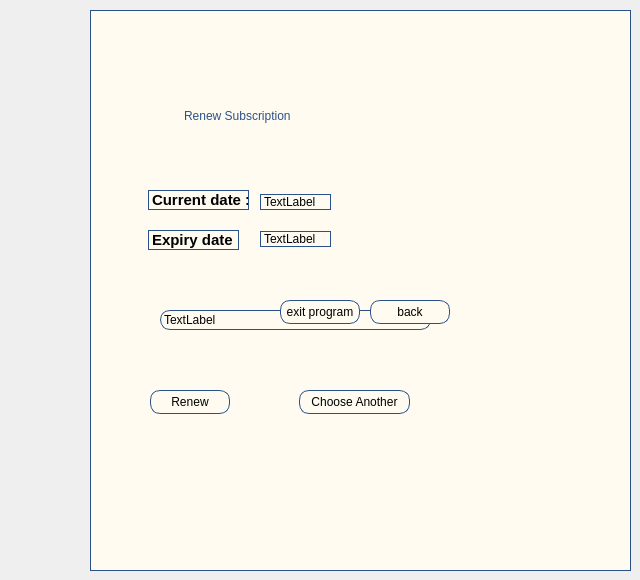
    <widget class="QWidget" name="renew_page_2">
     <widget class="QWidget" name="widget_25" native="true">
      <property name="geometry">
       <rect>
        <x>90</x>
        <y>10</y>
        <width>541</width>
        <height>561</height>
       </rect>
      </property>
      <property name="styleSheet">
       <string notr="true">border:1px solid  rgb(43, 82, 136);


background-color: rgb(255, 251, 240);</string>
      </property>
      <widget class="QLabel" name="label_39">
       <property name="geometry">
        <rect>
         <x>90</x>
         <y>50</y>
         <width>361</width>
         <height>111</height>
        </rect>
       </property>
       <property name="styleSheet">
        <string notr="true">color: rgb(43, 82, 136);
border-color: rgb(255, 251, 240);
font: 700 30pt &quot;Times New Roman&quot;;</string>
       </property>
       <property name="text">
        <string>Renew Subscription</string>
       </property>
      </widget>
      <widget class="QLabel" name="cur_date_lb">
       <property name="geometry">
        <rect>
         <x>58</x>
         <y>180</y>
         <width>101</width>
         <height>20</height>
        </rect>
       </property>
       <property name="text">
        <string>&lt;html&gt;&lt;head/&gt;&lt;body&gt;&lt;p&gt;&lt;span style=&quot; font-size:11pt; font-weight:700;&quot;&gt;Current date :&lt;/span&gt;&lt;/p&gt;&lt;/body&gt;&lt;/html&gt;</string>
       </property>
      </widget>
      <widget class="QLabel" name="exp_date_lb">
       <property name="geometry">
        <rect>
         <x>58</x>
         <y>220</y>
         <width>91</width>
         <height>20</height>
        </rect>
       </property>
       <property name="text">
        <string>&lt;html&gt;&lt;head/&gt;&lt;body&gt;&lt;p&gt;&lt;span style=&quot; font-size:11pt; font-weight:700;&quot;&gt;Expiry date :&lt;/span&gt;&lt;/p&gt;&lt;/body&gt;&lt;/html&gt;</string>
       </property>
      </widget>
      <widget class="QLabel" name="cur_date">
       <property name="geometry">
        <rect>
         <x>170</x>
         <y>184</y>
         <width>71</width>
         <height>16</height>
        </rect>
       </property>
       <property name="styleSheet">
        <string notr="true">border-radius:10px;
font: 10pt &quot;Segoe UI&quot;;
border:1px solid  rgb(43, 82, 136);
</string>
       </property>
       <property name="text">
        <string>TextLabel</string>
       </property>
      </widget>
      <widget class="QLabel" name="exp_date">
       <property name="geometry">
        <rect>
         <x>170</x>
         <y>221</y>
         <width>71</width>
         <height>16</height>
        </rect>
       </property>
       <property name="styleSheet">
        <string notr="true">border-radius:10px;
font: 10pt &quot;Segoe UI&quot;;
border:1px solid  rgb(43, 82, 136);
</string>
       </property>
       <property name="text">
        <string>TextLabel</string>
       </property>
      </widget>
      <widget class="QPushButton" name="renew_button">
       <property name="geometry">
        <rect>
         <x>60</x>
         <y>380</y>
         <width>80</width>
         <height>24</height>
        </rect>
       </property>
       <property name="styleSheet">
        <string notr="true">border-radius:10px;
font: 10pt &quot;Segoe UI&quot;;
border:1px solid  rgb(43, 82, 136);
</string>
       </property>
       <property name="text">
        <string>Renew</string>
       </property>
      </widget>
      <widget class="QPushButton" name="change_sub">
       <property name="geometry">
        <rect>
         <x>209</x>
         <y>380</y>
         <width>111</width>
         <height>24</height>
        </rect>
       </property>
       <property name="styleSheet">
        <string notr="true">border-radius:10px;
font: 10pt &quot;Segoe UI&quot;;
border:1px solid  rgb(43, 82, 136);
</string>
       </property>
       <property name="text">
        <string>Choose Another</string>
       </property>
      </widget>
      <widget class="QLabel" name="sub_status">
       <property name="geometry">
        <rect>
         <x>70</x>
         <y>300</y>
         <width>271</width>
         <height>20</height>
        </rect>
       </property>
       <property name="styleSheet">
        <string notr="true">border-radius:10px;
font: 10pt &quot;Segoe UI&quot;;
border:1px solid  rgb(43, 82, 136);
</string>
       </property>
       <property name="text">
        <string>TextLabel</string>
       </property>
      </widget>
      <widget class="QPushButton" name="exit7">
       <property name="geometry">
        <rect>
         <x>190</x>
         <y>290</y>
         <width>80</width>
         <height>24</height>
        </rect>
       </property>
       <property name="styleSheet">
        <string notr="true">border-radius:10px;
font: 10pt &quot;Segoe UI&quot;;
border:1px solid  rgb(43, 82, 136);
</string>
       </property>
       <property name="text">
        <string>exit program</string>
       </property>
      </widget>
      <widget class="QPushButton" name="back7">
       <property name="geometry">
        <rect>
         <x>280</x>
         <y>290</y>
         <width>80</width>
         <height>24</height>
        </rect>
       </property>
       <property name="styleSheet">
        <string notr="true">border-radius:10px;
font: 10pt &quot;Segoe UI&quot;;
border:1px solid  rgb(43, 82, 136);
</string>
       </property>
       <property name="text">
        <string>back</string>
       </property>
      </widget>
     </widget>
    </widget>
